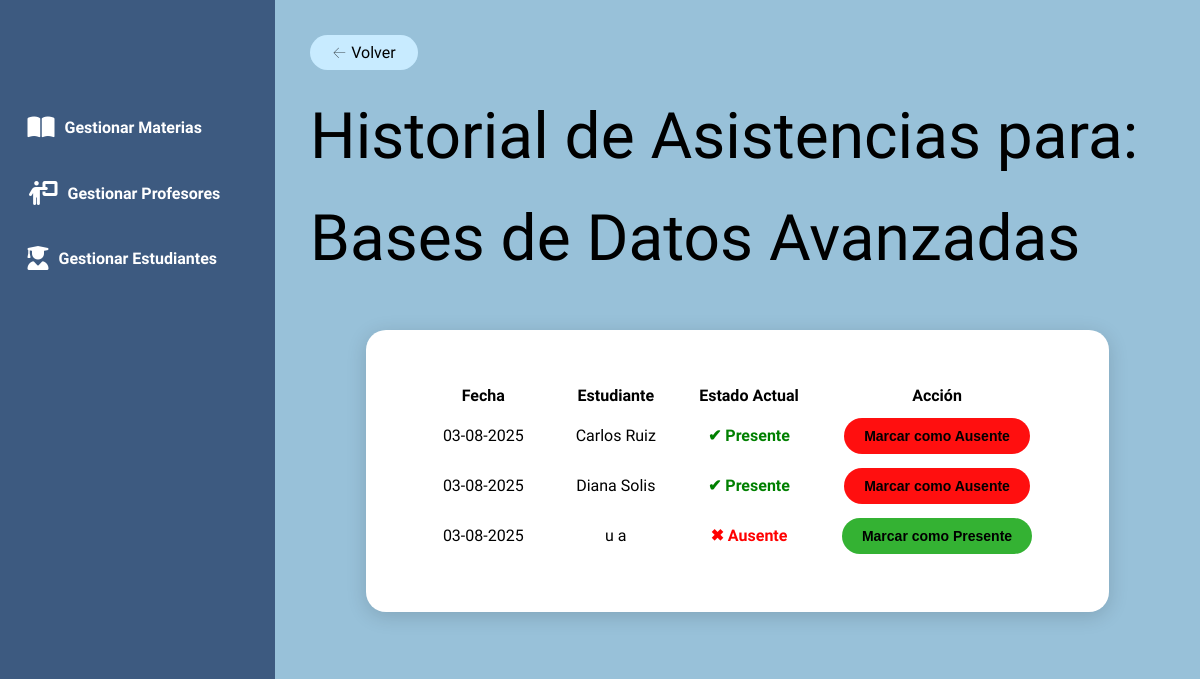
/asistencias/1, run on the app's committed database.
### models.py (models this page shows)
class Materia(Base):
    __tablename__ = 'materias'
    id = Column(Integer, primary_key=True)
    nombre_materia = Column(String(100), nullable=False)
    codigo_materia = Column(String(20), unique=True, nullable=False)
    profesor_id = Column(Integer, ForeignKey('profesores.id'))
    profesor = relationship("Profesor", back_populates="materias")
    inscripciones = relationship("Inscripcion", back_populates="materia", cascade="all, delete-orphan")

class Asistencia(Base):
    __tablename__ = 'asistencias'
    id = Column(Integer, primary_key=True)
    inscripcion_id = Column(Integer, ForeignKey('inscripciones.id'))
    fecha = Column(Date, nullable=False)
    presente = Column(Boolean, default=False, nullable=False)
    inscripcion = relationship("Inscripcion", back_populates="asistencias")

class Estudiante(Base):
    __tablename__ = 'estudiantes'
    id = Column(Integer, primary_key=True)
    nombre = Column(String(50), nullable=False)
    apellido = Column(String(50), nullable=False)
    codigo_estudiante = Column(String(20), unique=True, nullable=False)
    is_active = Column(Boolean, default=True, nullable=False)

### app.py (the view)
@app.route('/asistencias/<int:materia_id>')
def ver_asistencias(materia_id):
    materia = session.query(Materia).filter_by(id=materia_id).one()
    asistencias = session.query(Asistencia).join(Inscripcion).filter(Inscripcion.materia_id == materia_id).all()
    return render_template('asistencias.html', materia=materia, asistencias=asistencias)

### templates/asistencias.html (shortened to what this page needs)
{% extends "base.html" %}  {% block content %}
<p>
	<a href="{{ url_for('index') }}" class="btn create-btn">← Volver</a>
</p>
<h1>Historial de Asistencias para: {{ materia.nombre_materia }}</h1>
<div class="form-card">
	<table>
		<thead>
			<tr>
				<th>Fecha</th>
				<th>Estudiante</th>
				<th>Estado Actual</th>
				<th>Acción</th>
			</tr>
		</thead>
		<tbody>
			{% for asistencia in asistencias|sort(attribute='fecha', reverse=True) %}
			<tr>
				<td>{{ asistencia.fecha.strftime('%d-%m-%Y') }}</td>
				<td>
					{{ asistencia.inscripcion.estudiante.nombre }} {{
					asistencia.inscripcion.estudiante.apellido }}
				</td>
				<td>
					{% if asistencia.presente %}
					<span style="color: green; font-weight: bold">✔ Presente</span>
					{% else %}
					<span style="color: red; font-weight: bold">✖ Ausente</span>
					{% endif %}
				</td>
				<td>
					<form
						action="{{ url_for('modificar_asistencia', asistencia_id=asistencia.id) }}"
						method="POST"
					>
						{% if asistencia.presente %}
						<button type="submit" class="btn btn-cancel">
							Marcar como Ausente
						</button>
						{% else %}
						<button type="submit" class="btn btn-accept">
							Marcar como Presente
						</button>
						{% endif %}
					</form>
				</td>
			</tr>
			{% else %}
			<tr>
				<td colspan="4">No hay registros de asistencia para esta materia.</td>
			</tr>
			{% endfor %}
		</tbody>
	</table>
</div>
{% endblock %}

### static/css/styles.css (style rules this page uses)
body { font-family: kadwa, -apple-system, BlinkMacSystemFont, "Segoe UI", Roboto, "Helvetica Neue", Arial, sans-serif; line-height: 1.6; margin: 0; background-color: #98C1D9; color: #000; }
h1, h2, h3, p { font-weight: 100; margin: 0; }
h1 { font-size: 64px; margin-block-start: 20px; }
.form-card form, .inscription-card form { display: flex; flex-direction: column; align-items: center; }
.form-card { display: flex; justify-content: center; width: fit-content; padding: 50px; margin: 40px auto; border-radius: 20px; background-color: #ffffff; box-shadow: 0 4px 20px rgba(0, 0, 0, 0.15); }
.form-card td { text-align: center; padding-inline: 25px; }
.btn { text-decoration: none; cursor: pointer; text-align: center; padding: 8px 12px; border-radius: 50px; color: #000000; }
.btn-accept, .btn-cancel { font-size: 14px; font-weight: bold; padding: 10px 20px; margin-block: 5px; border: none; border-radius: 30px; transition: background-color 0.3s ease; }
.btn-accept { background-color: #34b233; }
.btn-cancel { background-color: #ff0f0f; }
.create-btn { background-color: #C8EBFF; padding: 8px 22px; }

### data on the page
Materia: nombre_materia "Bases de Datos Avanzadas"
Asistencia: fecha "03-08-2025", inscripcion.estudiante.nombre "Carlos", inscripcion.estudiante.apellido "Ruiz", presente "✔ Presente"
Asistencia: fecha "03-08-2025", inscripcion.estudiante.nombre "Diana", inscripcion.estudiante.apellido "Solis", presente "✔ Presente"
Asistencia: fecha "03-08-2025", inscripcion.estudiante.nombre "u", inscripcion.estudiante.apellido "a", presente "✖ Ausente"
